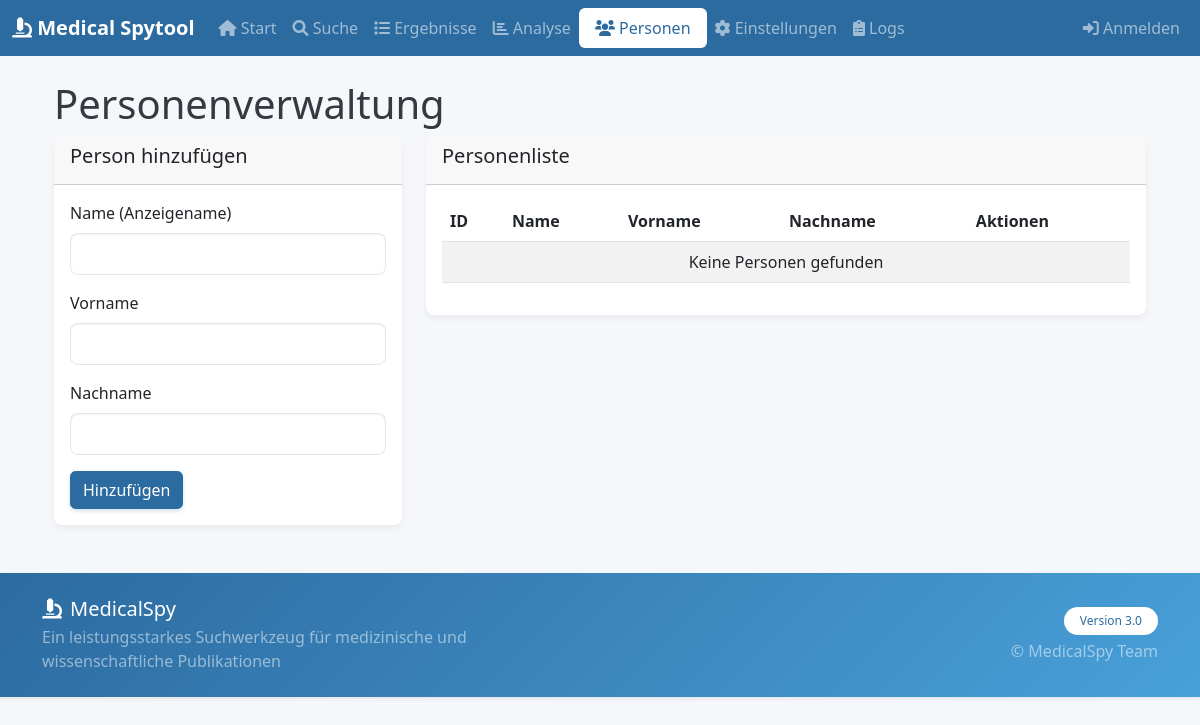
The app's page /persons/, older data.
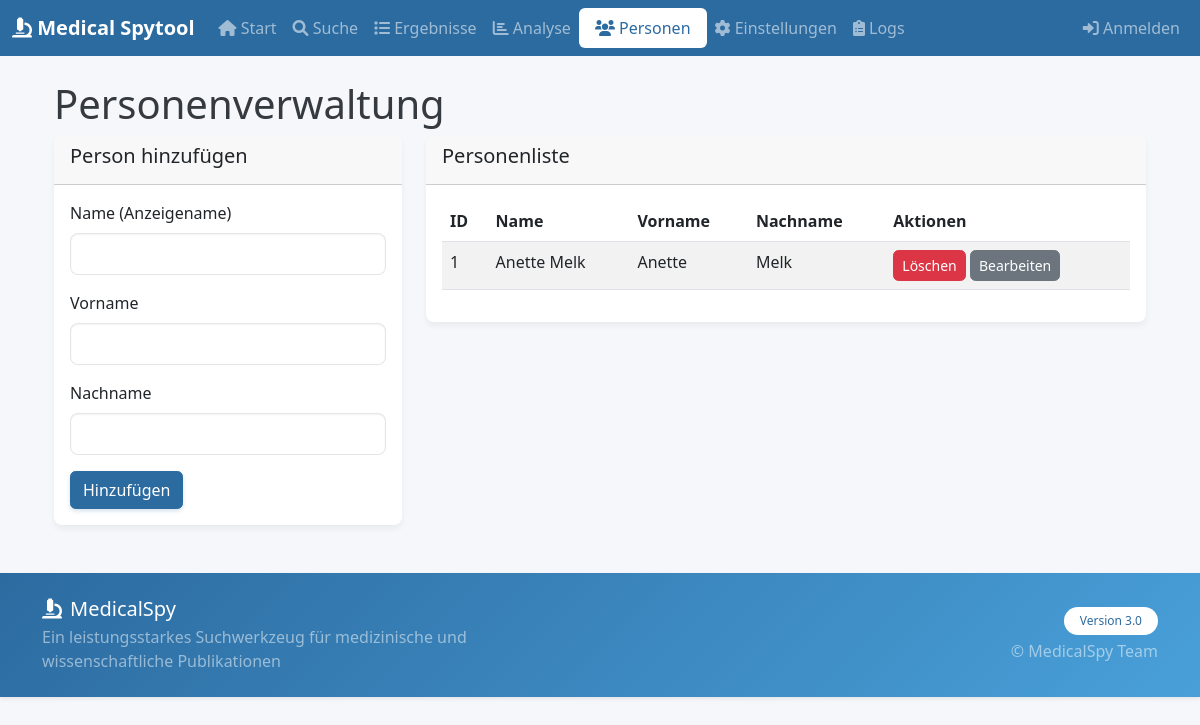
The same page, newer data.
### backend/models.py (models this page shows, shortened)
class Person(db.Model):
    __tablename__ = "persons"
    id = db.Column(db.Integer, primary_key=True)
    name = db.Column(db.String(255), nullable=False)
    first_name = db.Column(db.String(100), nullable=False)
    last_name = db.Column(db.String(100), nullable=False)
    created_at = db.Column(db.DateTime, default=get_utc_now)

### backend/blueprints/persons.py (the view, shortened to what this page needs)
@persons_bp.route("/", methods=["GET", "POST"])
def index():
    persons = Person.query.all()
    return render_template("persons.html", persons=persons)

### backend/templates/persons.html (shortened to what this page needs)
{% extends 'base.html' %}
{% block content %}
<div class="container mt-4">
    <h1>Personenverwaltung</h1>
    <div class="row">
        <div class="col-md-4">
            <div class="card">
                <div class="card-header">
                    <h5>Person hinzufügen</h5>
                </div>
                <div class="card-body">
                    <form id="add-person-form">
                        <div class="mb-3">
                            <label for="person-name" class="form-label">Name (Anzeigename)</label>
                            <input type="text" class="form-control" id="person-name" name="name" required>
                        </div>
                        <div class="mb-3">
                            <label for="person-first-name" class="form-label">Vorname</label>
                            <input type="text" class="form-control" id="person-first-name" name="first_name" required>
                        </div>
                        <div class="mb-3">
                            <label for="person-last-name" class="form-label">Nachname</label>
                            <input type="text" class="form-control" id="person-last-name" name="last_name" required>
                        </div>
                        <button type="submit" class="btn btn-primary">Hinzufügen</button>
                    </form>
                </div>
            </div>
        </div>
        <div class="col-md-8">
            <div class="card">
                <div class="card-header">
                    <h5>Personenliste</h5>
                </div>
                <div class="card-body">
                    <div class="table-responsive">
                        <table class="table table-striped" id="persons-table">
                            <thead>
                                <tr>
                                    <th>ID</th>
                                    <th>Name</th>
                                    <th>Vorname</th>
                                    <th>Nachname</th>
                                    <th>Aktionen</th>
                                </tr>
                            </thead>
                            <tbody>
                                {% for person in persons %}
                                <tr data-id="{{ person.id }}">
                                    <td>{{ person.id }}</td>
                                    <td>{{ person.name }}</td>
                                    <td>{{ person.first_name }}</td>
                                    <td>{{ person.last_name }}</td>
                                    <td>
                                        <button class="btn btn-sm btn-danger delete-person">Löschen</button>
                                        <button class="btn btn-sm btn-secondary edit-person">Bearbeiten</button>
                                    </td>
                                </tr>
                                {% else %}
                                <tr>
                                    <td colspan="5" class="text-center">Keine Personen gefunden</td>
                                </tr>
                                {% endfor %}
                            </tbody>
                        </table>
                    </div>
                </div>
            </div>
        </div>
    </div>
</div>
{% endblock %}

### backend/templates/base.html (shortened to what this page needs)
<!DOCTYPE html>
<html lang="{{ g.get('lang', 'de') }}" data-bs-theme="light">
<head>
    <link href="https://cdn.jsdelivr.net/npm/bootstrap@5.3.0-alpha1/dist/css/bootstrap.min.css" rel="stylesheet">
    <link rel="stylesheet" href="https://cdnjs.cloudflare.com/ajax/libs/font-awesome/6.0.0/css/all.min.css">
    <link href="{{ url_for('static', filename='css/custom.css') }}" rel="stylesheet">
    <link href="{{ url_for('static', filename='css/search-tabs.css') }}" rel="stylesheet">
    <link href="{{ url_for('static', filename='css/accessibility.css') }}" rel="stylesheet">
    <link href="{{ url_for('static', filename='css/keyboard-navigation.css') }}" rel="stylesheet">
    <link href="{{ url_for('static', filename='css/results.css') }}" rel="stylesheet">
    <link rel="stylesheet" href="{{ url_for('static', filename='css/custom.css') }}">
    <link rel="stylesheet" href="{{ url_for('static', filename='css/search-tabs.css') }}">
    <link rel="stylesheet" href="{{ url_for('static', filename='css/accessibility.css') }}">
    <link rel="stylesheet" href="{{ url_for('static', filename='css/keyboard-navigation.css') }}">
</head>
<body>
    <nav class="navbar navbar-expand-lg navbar-dark bg-primary">
        <div class="container-fluid">
            <a class="navbar-brand" href="{{ url_for('main.index') }}">
                <i class="fas fa-microscope"></i> Medical Spytool
            </a>
            <div class="collapse navbar-collapse" id="navbarNav">
                <ul class="navbar-nav me-auto">
                    <li class="nav-item">
                        <a class="nav-link {% if request.endpoint == 'main.index' %}active bg-white text-primary rounded px-3{% endif %}" href="{{ url_for('main.index') }}">
                            <i class="fas fa-home"></i> Start
                        </a>
                    </li>
                    <li class="nav-item">
                        <a class="nav-link {% if request.endpoint == 'search.index' %}active bg-white text-primary rounded px-3{% endif %}" href="{{ url_for('search.index') }}">
                            <i class="fas fa-search"></i> Suche
                        </a>
                    </li>
                    <li class="nav-item">
                        <a class="nav-link {% if request.endpoint == 'search.results' %}active bg-white text-primary rounded px-3{% endif %}" href="{{ url_for('search.results') }}">
                            <i class="fas fa-list"></i> Ergebnisse
                        </a>
                    </li>
                    <li class="nav-item">
                        <a class="nav-link {% if request.endpoint == 'analysis.index' %}active bg-white text-primary rounded px-3{% endif %}" href="{{ url_for('analysis.index') }}">
                            <i class="fas fa-chart-bar"></i> Analyse
                        </a>
                    </li>
                    <li class="nav-item">
                        <a class="nav-link {% if request.endpoint == 'persons.index' %}active bg-white text-primary rounded px-3{% endif %}" href="{{ url_for('persons.index') }}">
                            <i class="fas fa-users"></i> Personen
                        </a>
                    </li>
                    <li class="nav-item">
                        <a class="nav-link {% if request.endpoint == 'settings.index' %}active bg-white text-primary rounded px-3{% endif %}" href="{{ url_for('settings.index') }}">
                            <i class="fas fa-cog"></i> Einstellungen
                        </a>
                    </li>
                    <li class="nav-item">
                        <a class="nav-link {% if request.endpoint == 'logs.index' %}active bg-white text-primary rounded px-3{% endif %}" href="{{ url_for('logs.index') }}">
                            <i class="fas fa-clipboard-list"></i> Logs
                        </a>
                    </li>
                </ul>
                <ul class="navbar-nav">
                    {% if current_user.is_authenticated %}
                    <li class="nav-item dropdown">
                        <a class="nav-link dropdown-toggle" href="#" id="userDropdown" role="button" data-bs-toggle="dropdown">
                            <i class="fas fa-user-circle"></i> {{ current_user.username }}
                        </a>
                        <div class="dropdown-menu dropdown-menu-end">
                            <a class="dropdown-item" href="{{ url_for('auth.profile') }}">
                                <i class="fas fa-id-card"></i> Profil
                            </a>
                            <a class="dropdown-item" href="{{ url_for('settings.index') }}">
                                <i class="fas fa-sliders-h"></i> Einstellungen
                            </a>
                            <div class="dropdown-divider"></div>
                            <a class="dropdown-item" href="{{ url_for('auth.logout') }}">
                                <i class="fas fa-sign-out-alt"></i> Abmelden
                            </a>
                        </div>
                    </li>
                    {% else %}
                    <li class="nav-item">
                        <a class="nav-link" href="{{ url_for('auth.login') }}">
                            <i class="fas fa-sign-in-alt"></i> Anmelden
                        </a>
                    </li>
                    {% endif %}
                </ul>
            </div>
        </div>
    </nav>
    <main class="container mb-5" id="main-content">
        {% block content %}{% endblock %}
    </main>
    <footer class="bg-gradient-primary text-white mt-5 py-4 shadow-sm">
        <div class="container">
            <div class="row align-items-center">
                <div class="col-md-6">
                    <h5 class="mb-1"><i class="fas fa-microscope me-2"></i>MedicalSpy</h5>
                    <p class="text-white-50 mb-0">Ein leistungsstarkes Suchwerkzeug für medizinische und wissenschaftliche Publikationen</p>
                </div>
                <div class="col-md-6 text-md-end">
                    <div class="mb-1">
                        <span class="badge bg-white text-primary px-3 py-2 rounded-pill">Version 3.0</span>
                    </div>
                    <p class="text-white-50 mb-0">&copy; {{ current_year }} MedicalSpy Team</p>
                </div>
            </div>
        </div>
    </footer>
</body>
</html>

### backend/static/css/custom.css (style rules this page uses)
.card { border-radius: 0.5rem; box-shadow: 0 4px 6px rgba(0, 0, 0, 0.05); transition: transform 0.2s ease, box-shadow 0.2s ease; }
.card-header { border-top-left-radius: 0.5rem !important; border-top-right-radius: 0.5rem !important; font-weight: 600; }
.form-control, .form-select { border-radius: 0.5rem; border-color: rgba(0, 0, 0, 0.1); box-shadow: inset 0 1px 2px rgba(0, 0, 0, 0.05); padding: 0.5rem 0.75rem; }
.btn-primary { background-color: #2c6ba0; border-color: #2c6ba0; box-shadow: 0 2px 4px rgba(44, 107, 160, 0.2); transition: all 0.3s ease; }
html { transition: none !important; }
html[data-bs-theme] { transition: none !important; }
*, *::before, *::after { transition-property: color, background-color, border-color, box-shadow; transition-duration: 0.15s; transition-timing-function: ease-in-out; }

### backend/static/css/accessibility.css (style rules this page uses)
.table-responsive { overflow-x: auto; -webkit-overflow-scrolling: touch; }
.form-label { font-weight: 500; margin-bottom: 0.5rem; }
.badge { font-weight: normal; padding: 0.4em 0.8em; }

### backend/templates/base.html (style rules this page uses)
:root { --primary-color: #2c6ba0; --secondary-color: #6c757d; --accent-color: #3498db; --success-color: #2ecc71; --info-color: #49a0d9; --warning-color: #f39c12; --danger-color: #e74c3c; --light-color: #f8f9fa; --dark-color: #212529; --body-bg: #f5f7fa; --card-bg: #ffffff; --text-color: #343a40; --text-muted: #6c757d; --border-color: #dee2e6; --input-bg: #ffffff; --input-border: #ced4da; --card-shadow: 0 4px 6px rgba(0, 0, 0, 0.1); --header-gradient: linear-gradient(135deg, #2c6ba0 0%, #49a0d9 100%); --nav-active-bg: #ffffff; --nav-active-text: var(--primary-color); --toggle-bg: #ffffff; --dropdown-bg: #ffffff; --dropdown-hover: #f8f9fa; --modal-bg: #ffffff; --alert-bg-light: rgba(73, 160, 217, 0.15); }
body { background-color: var(--body-bg); color: var(--text-color); font-family: 'Segoe UI', Tahoma, Geneva, Verdana, sans-serif; }
.bg-primary { background-color: var(--primary-color) !important; }
.bg-gradient-primary { background: var(--header-gradient); }
.btn-primary { background-color: var(--primary-color); border-color: var(--primary-color); }
.text-primary { color: var(--primary-color) !important; }
.card { box-shadow: var(--card-shadow); border-radius: 0.5rem; border: none; }
.card-header { border-radius: 0.5rem 0.5rem 0 0 !important; }
.btn { border-radius: 0.35rem; }
.navbar-brand { font-weight: 600; color: #fff !important; }

Row changes from the older to the newer data that the page shows:
added Person: id "1", name "Anette Melk", first_name "Anette", last_name "Melk"
Text that changed along with them:
text no longer shown: "Keine Personen gefunden"
